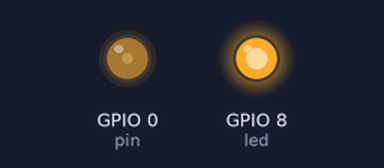
This program was run on a simulated ESP32 board running MicroPython. Shown: output pins drawn as LEDs (lit = HIGH). No radio messages arrive unless stated (any console line starting 'radio sent:' is added by the test bench); what the program prints to the serial console is not drawn.

Above: at 0.15 s.
At 1.2 s:
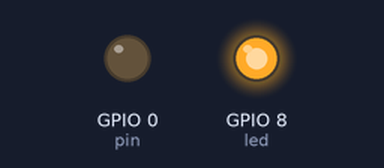
Timing chart, 0 to 2.7 s (numbered marks = the images above):
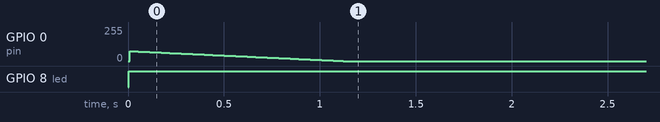

The program:

wifi_strength.py
```python
# This file is executed on every boot (including wake-boot from deepsleep)
# import esp
# esp.osdebug(None)
import network
import espnow
import machine
import esp


network.country("DE")
print(network.country())

# A WLAN interface must be active to send()/recv()
sta = network.WLAN(network.WLAN.IF_STA)  # Or network.WLAN.IF_AP
sta.active(True)
sta.config(channel=13)

e = espnow.ESPNow()
e.active(True)
BROADCAST = const(b"\xff\xff\xff\xff\xff\xff")
peer = BROADCAST
# peer = b'4\xcd\xb0\xd0\x98\xf8'
# e.add_peer(peer)      # Must add_peer() before send()

bcast = b"\xff" * 6
e.add_peer(bcast)

led = machine.Pin(8, machine.Pin.OUT)
led.off()

pin = machine.PWM(machine.Pin(0), freq=4_000_000, duty_u16=32768)
signal = 300

while True:
    machine.idle()
    pin.duty(signal)
    if signal > 0:
        signal = signal - 1

    e.send(bcast, "Hello World!")
    host, msg = e.recv(1)
    led.on()
    if host:
        rssi, timestamp = e.peers_table[host]

        signal_strength = int(1000 * (100 + rssi) / 100)
        # print(signal_strength)
        signal_strength = min(1023, signal_strength)
        signal_strength = max(100, signal_strength)
        # print(rssi, signal_strength)
        signal = signal_strength
        led.off()


# e.send(peer , "Starting...")
# for i in range(100):
#    e.send(peer, str(i)*20, True)
# e.send(peer, b'end')

# import webrepl
# webrepl.start()
```

Measured:
- by itself, GPIO 8 (led): LOW → HIGH at 0.00 s
